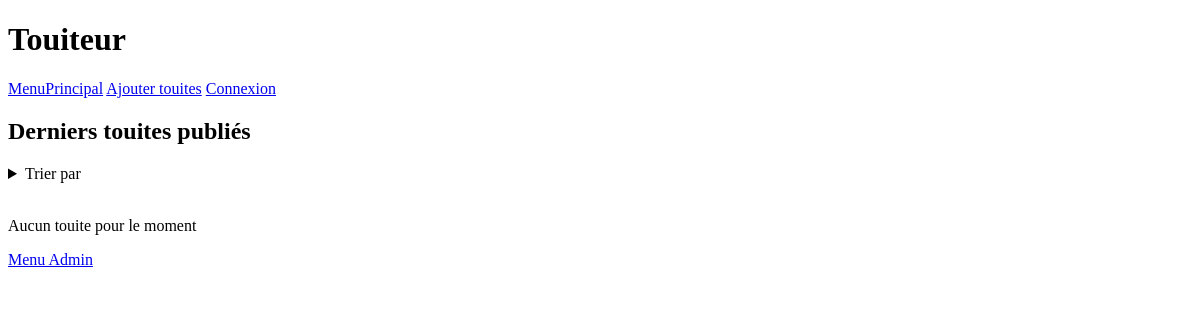
/, run on an earlier commit of the app's database.
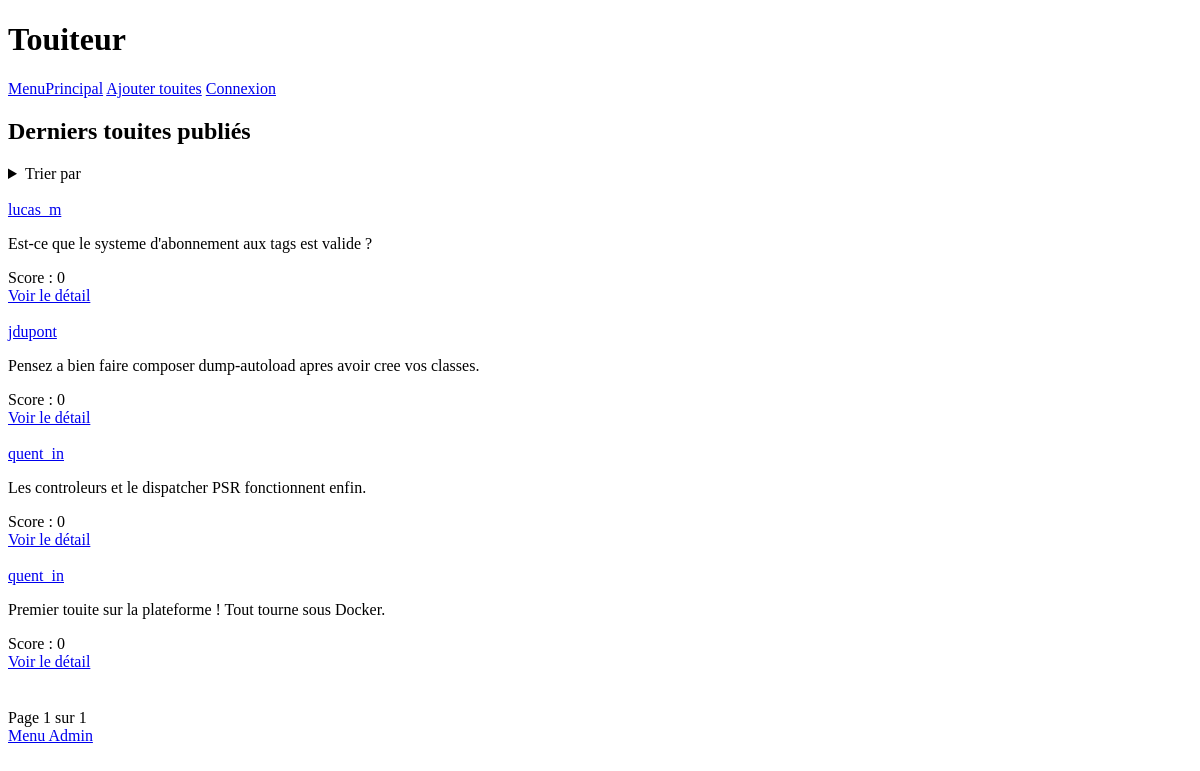
And on a later commit of the database.
### tables this page shows
CREATE TABLE utilisateur (
id_user INT AUTO_INCREMENT PRIMARY KEY,
username VARCHAR(30) NOT NULL UNIQUE,
nom_user VARCHAR(50),
prenom_user VARCHAR(50),
email_user VARCHAR(120),
nb_touites INT DEFAULT 0 NOT NULL,
CONSTRAINT chk_user_nb_touites CHECK (nb_touites >= 0)
);

CREATE TABLE touite (
id_touite INT AUTO_INCREMENT PRIMARY KEY,
texte_touite VARCHAR(235) NOT NULL,
id_user INT NOT NULL,
id_image INT,
date_touite DATETIME DEFAULT CURRENT_TIMESTAMP NOT NULL,
score INT DEFAULT 0,
CONSTRAINT fk_touite_user FOREIGN KEY (id_user) REFERENCES utilisateur(id_user),
CONSTRAINT fk_touite_image FOREIGN KEY (id_image) REFERENCES image(id_image)
);

### public/index.php (called while the page is built, shortened)
<?php
try {
    $dispatcher = new Dispatcher();
    $dispatcher->addRoute('default', HomeAction::class);
    $dispatcher->addRoute('home', HomeAction::class);
    $dispatcher->addRoute('add-touite', AddTouitesAction::class);
    $dispatcher->addRoute('display-touite', DisplayTouiteAction::class);
    $dispatcher->addRoute('DisplayTouiteOfUser', DisplayTouitesOfUserAction::class);
    $dispatcher->addRoute('connexion', ConnexionAction::class);
    $dispatcher->addRoute('profil', ProfilAction::class);
    $dispatcher->addRoute('like', LikeAction::class);
    $dispatcher->addRoute('dislike', DislikeAction::class);
    $dispatcher->addRoute('deconnexion', DeconnecterAction::class);
    $dispatcher->addRoute('tagPage', DisplayTagPage::class);
    $dispatcher->addRoute('abonnementUser', AbonnerUserAction::class);
    $dispatcher->addRoute('abonnementTag', AbonnerTagAction::class);
    $dispatcher->addRoute('pagePerso', PagePersoAction::class);
    $dispatcher->addRoute('connexionAdmin', ConnectionAdminAction::class);
    $dispatcher->addRoute('adminPage', adminPageAction::class);
    $dispatcher->run();
} catch (Exception $e) {
    echo "<h1>Erreur critique</h1>";
    echo "<p>" . htmlspecialchars($e->getMessage()) . "</p>";
}

### src/render/TouiteRendererDefault.php (called while the page is built, shortened)
<?php
abstract class TouiteRendererDefault implements Renderer {
    protected TouiteRepository $repo;
    public function __construct(Touite $touite,TouiteRepository $repo)
    {
        $this->touite = $touite;
        $this->repo = $repo;
    }
    public function render(int $selector = self::COMPACT): string {
        switch ($selector) {
            case self::COMPACT:
            default:
                return $this->renderCompact();
        }
    }
    public function replaceTagInText(string $text): string
    {
        $tags = Tag::getTagInText($text);
        foreach ($tags as $libelle) {
            $tag = $this->repo->getTag($libelle);
        }
        return $text;
    }
}

### src/objet/Touite.php (called while the page is built, shortened)
<?php
class Touite
{
    private int $id_touite;
    private User $auteur;
    private string $contenu;
    private int $score;
    public function __construct(int $id_touite, User $auteur, string $date, string $contenu, ?string $image, ?array $tags,int $score = 0)
    {
        $this->id_touite = $id_touite;
        $this->auteur = $auteur;
        $this->contenu = $contenu;
        $this->score = $score;
    }
    public function getContenu(): string
    {
        return $this->contenu;
    }
    public function getIdTouite(): int
    {
        return $this->id_touite;
    }
    public function getAuteur(): User
    {
        return $this->auteur;
    }
    public function getScore(): int
    {
        return $this->score;
    }
}

### src/objet/User.php (called while the page is built, shortened)
<?php
class User
{
    private int $id_user;
    private ?string $username;
    public function __construct(
        int $id_user,
        ?int $nb_touites = 0,
        ?string $username = null,
        ?string $nom = null,
        ?string $prenom = null,
        ?string $email = null
    ) {
        $this->id_user = $id_user;
        $this->username = $username;
    }
    public function getIdUser(): int
    {
        return $this->id_user;
    }
    public function getUsername(): ?string
    {
        return $this->username;
    }
}

### src/repository/TouiteRepository.php (called while the page is built, shortened)
<?php
class TouiteRepository {
    private static ?array $config= null;
    private static ?TouiteRepository $instance=null;
    private PDO $pdo;
    public function __construct (){
        $driver = self::$config['driver'] ?? 'mysql';
        $host = self::$config['host'] ?? 'localhost';
        $database = self::$config['database'] ?? '';
        $user = self::$config['username'] ?? '';
        $pass = self::$config['password'] ?? '';
        $dsn = "{$driver}:host={$host};dbname={$database};charset=utf8";
        $this->pdo = new PDO($dsn, $user, $pass, [
            PDO::ATTR_ERRMODE => PDO::ERRMODE_EXCEPTION,
            PDO::ATTR_DEFAULT_FETCH_MODE => PDO::FETCH_ASSOC
        ]);
    }
    public static function setConfig (String $file): void{
        $conf = parse_ini_file($file);
        self::$config = $conf;
    }
    public static function getInstance() : TouiteRepository{
        if (self::$instance === null){
            self::$instance = new TouiteRepository();
        }
        return self::$instance;
    }
    public function getTag(string $libelle_tag): ?Tag
    {
        $querySelect = "SELECT * FROM tag WHERE libelle_tag = :libelle_tag";
        $stmtSelect = $this->pdo->prepare($querySelect);
        $stmtSelect->execute([':libelle_tag' => $libelle_tag]);
        $tag = $stmtSelect->fetch();
        return null;
    }
    public function getTouites(array $rows):array{
        $touites = [];
        foreach ($rows as $row) {
            $auteur = new User(
                (int)$row['id_user'],
                0,
                $row['username'],
                $row['nom_user'],
                $row['prenom_user'],
                $row['email_user']
            );
            $touites[] = new Touite(
                (int)$row['id_touite'],
                $auteur,
                $row['date_touite'],
                $row['texte_touite'],
                $row['chemin_img'] ?? null,
                [],
                $row['score'] ?? 0
            );
        }
        return $touites;
    }
    public function countTouites(): int{
        $stmt = $this->pdo->query("SELECT COUNT(*) FROM touite");
        return (int) $stmt->fetchColumn();
    }
    public function getTouitesPages(int $page=1, int $limit = 20): array
    {
        $page = max(1, $page);
        $offset = ($page - 1) * $limit;
        $sql = "SELECT t.id_touite, t.texte_touite, t.date_touite,
                   u.id_user, u.nb_touites, u.username, u.nom_user, u.prenom_user, u.email_user,
                   i.chemin_img
            FROM touite t
            JOIN utilisateur u ON u.id_user = t.id_user
            LEFT JOIN image i ON t.id_image = i.id_image
            GROUP BY t.id_touite, t.texte_touite, t.date_touite, u.id_user, u.nb_touites, u.username, u.nom_user, u.prenom_user, u.email_user, i.chemin_img
            ORDER BY t.date_touite DESC
            LIMIT :limit OFFSET :offset";
        $stmt = $this->pdo->prepare($sql);
        $stmt->bindValue(':limit', $limit, \PDO::PARAM_INT);
        $stmt->bindValue(':offset', $offset, \PDO::PARAM_INT);
        $stmt->execute();
        $rows = $stmt->fetchAll();
        return $this->getTouites($rows);
    }
}

### src/objet/Tag.php (called while the page is built, shortened)
<?php
class Tag
{
    public static function getTagInText(string $text): array {
        $pattern = "/#(\w+)/u";
        if (preg_match_all($pattern, $text, $matches)) {
            return array_values(array_unique($matches[1]));
        }
        return [];
    }
}

### src/render/TouiteRendererCompact.php (the view, shortened to what this page needs)
<?php
class TouiteRendererCompact extends TouiteRendererDefault{
    public function renderCompact(): string{
        $id = $this->touite->getIdTouite();
        $texte =htmlspecialchars($this->touite->getContenu());
        $auteurObj = $this->touite->getAuteur();
        $nomAuteur = $auteurObj->getUsername();
        $auteur = htmlspecialchars($nomAuteur);
        $score = $this->touite->getScore();
        return <<<HTML
        <article class="touite-card touite-compact">
            <div class="touite-header">
                <a href="?action=DisplayTouiteOfUser&id={$auteurObj->getIdUser()}">{$auteur}</a>
            </div>
            <p class="touite-content">{$this->replaceTagInText($texte)}</p>
            <div class="touite-footer">
                <span class="score">Score : {$score}</span><br>
                <a href="?action=display-touite&id={$id}">Voir le détail</a>
            </div>
        </article>
        <br>
HTML;
    }
}

### src/action/HomeAction.php (shortened to what this page needs)
<?php
class HomeAction extends Action {
    public function execute(): string{
        $repo = TouiteRepository::getInstance();
        $ordre = (isset($_GET['ordre']) && $_GET['ordre'] === 'asc') ? 'asc' : 'desc';
        $page = isset($_GET['ordre']) ? (int)$_GET['page'] : 1;
        $limit = 20;
        $totalTouites = $repo->countTouites();
        $totalPages = max(1,(int)ceil($totalTouites / $limit));
        $touites = $repo->getTouitesPages($page, $limit, $ordre);
        $html = "<section class='touite-action'>";
        $html .= "<h2>Derniers touites publiés</h2>";
        $html .= <<<HTML
        <details>
        <summary>Trier par</summary>
            <a href="?action=home&ordre=desc&page=1">Plus récents d'abord</a><br>
            <a href="?action=home&ordre=asc&page=1">Plus anciens d'abord</a>
        </details> <br>
        HTML;
        if (empty($touites)) {
            $html .= "<p> Aucun touite pour le moment</p>";
        } else {
            foreach($touites as $touite){
                $renderer = new TouiteRendererCompact($touite,$repo);
                $html .= $renderer->render();
            }
            $html .= "<nav class='pagination' style='margin-top: 20px; display: flex; gap: 10px; align-items: center;'>";
            $html .= "<span>Page {$page} sur {$totalPages}</span>";
            $html .= "</nav>";
        }
        $html .= "</section>";
        return $html;
    }
}

### src/dispatch/Dispatcher.php (shortened to what this page needs)
<?php
class Dispatcher
{
    public function run(): void {
        $action = new $class();
        $main   = $action->execute();
        $this->renderPage($main);
    }
    private function renderPage(string $main): void
    {
        if (isset($_SESSION['user'])){
            $user = $_SESSION['user'];
        } else {
            $user = 'Connexion';
        }
        $html = <<<HTML
        <!DOCTYPE html>
        <html lang="fr">
        <head>
        <meta charset="UTF-8">
        <title>Touiteur</title>
        </head>
        <body>
            <header>
            <h1>Touiteur</h1>
            <nav>
            <a href="?action=default">MenuPrincipal</a>
            <a href="?action=add-touite">Ajouter touites</a>
       HTML;
        if (isset($_SESSION['user'])){
            $html .= <<<HTML
                <a href="?action=pagePerso">{$user}</a>
                HTML;
        } else {
            $html .= <<<HTML
                <a href="?action=connexion">{$user}</a>
                HTML;
        }
        $html .= <<<HTML
           </nav>
           </header>
           <main>
           $main
           </main>
           <footer>
           <a href="?action=connexionAdmin">Menu Admin</a>
            </footer>
           </body>
HTML;
    echo $html;
    }
}

What changed in the data, as far as the page shows it:
added utilisateur: username "lucas_m"
added utilisateur: username "jdupont"
added touite: texte_touite "Pensez a bien faire composer dump-autoload apres avoir cree vos classes."
added utilisateur: username "quent_in quent_in"
added touite: texte_touite "Les controleurs et le dispatcher PSR fonctionnent enfin."
added touite: texte_touite "Premier touite sur la plateforme ! Tout tourne sous Docker."
Also different on the page:
$this->replaceTagInText($texte): (not shown) → "Est-ce que le systeme d'abonnement aux tags est valide ?"
$score: (not shown) → "0 0 0 0"
$page: (not shown) → "1"
$totalPages: (not shown) → "1"
text no longer shown: "Aucun touite pour le moment"
text now shown: "Score : Score : Score : Score : Voir le détail Voir le détail Voir le détail Voir le détail Page sur"
